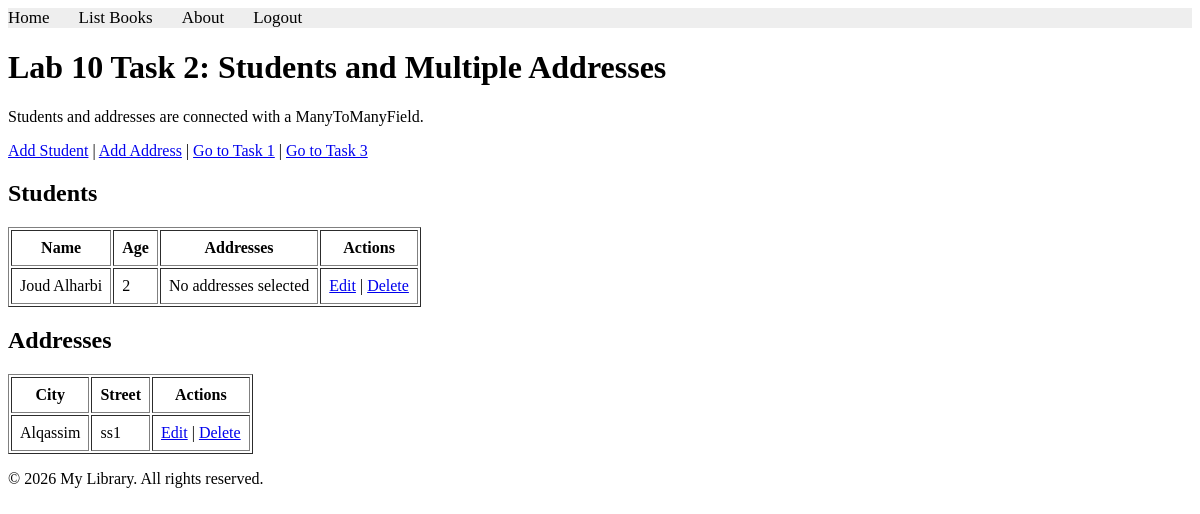
Screenshot of /books/lab10/task2/students (signed in) with the database file from the repository.
### apps/bookmodule/models.py (models this page shows, shortened)
class Student2(models.Model):
    name = models.CharField(max_length=100)
    age = models.IntegerField()
    addresses = models.ManyToManyField(Address2, blank=True)

class Address2(models.Model):
    city = models.CharField(max_length=100)
    street = models.CharField(max_length=150, blank=True)

### apps/bookmodule/views.py (the view)
# urls.py: path('lab10/task2/students', views.lab10_task2_students, name="books.lab10_task2_students"),
@login_required(login_url='/users/login')
def lab10_task2_students(request):
    students = Student2.objects.prefetch_related('addresses').order_by('name')
    addresses = Address2.objects.order_by('city', 'street')
    return render(
        request,
        'bookmodule/lab10_task2_students.html',
        {'students': students, 'addresses': addresses},
    )

### apps/templates/bookmodule/lab10_task2_students.html (shortened to what this page needs)
{% extends "layouts/base.html" %}
{% block content %}
<h1>Lab 10 Task 2: Students and Multiple Addresses</h1>
<p>Students and addresses are connected with a ManyToManyField.</p>
<p>
  <a href="{% url 'books.lab10_task2_add_student' %}">Add Student</a> |
  <a href="{% url 'books.lab10_task2_add_address' %}">Add Address</a> |
  <a href="{% url 'books.lab10_task1_students' %}">Go to Task 1</a> |
  <a href="{% url 'books.lab10_task3_activities' %}">Go to Task 3</a>
</p>
<h2>Students</h2>
<table border="1" cellpadding="8">
  <tr>
    <th>Name</th>
    <th>Age</th>
    <th>Addresses</th>
    <th>Actions</th>
  </tr>
  {% for student in students %}
  <tr>
    <td>{{ student.name }}</td>
    <td>{{ student.age }}</td>
    <td>
      {% for address in student.addresses.all %}
        {{ address }}{% if not forloop.last %}, {% endif %}
      {% empty %}
        No addresses selected
      {% endfor %}
    </td>
    <td>
      <a href="{% url 'books.lab10_task2_edit_student' student.id %}">Edit</a> |
      <a href="{% url 'books.lab10_task2_delete_student' student.id %}">Delete</a>
    </td>
  </tr>
  {% empty %}
  <tr><td colspan="4">No students yet.</td></tr>
  {% endfor %}
</table>
<h2>Addresses</h2>
<table border="1" cellpadding="8">
  <tr>
    <th>City</th>
    <th>Street</th>
    <th>Actions</th>
  </tr>
  {% for address in addresses %}
  <tr>
    <td>{{ address.city }}</td>
    <td>{{ address.street }}</td>
    <td>
      <a href="{% url 'books.lab10_task2_edit_address' address.id %}">Edit</a> |
      <a href="{% url 'books.lab10_task2_delete_address' address.id %}">Delete</a>
    </td>
  </tr>
  {% empty %}
  <tr><td colspan="3">No addresses yet.</td></tr>
  {% endfor %}
</table>
{% endblock content %}

### rows the page displays
Student2: name "Joud Alharbi", age "2"
Address2: city "Alqassim", street "ss1"
